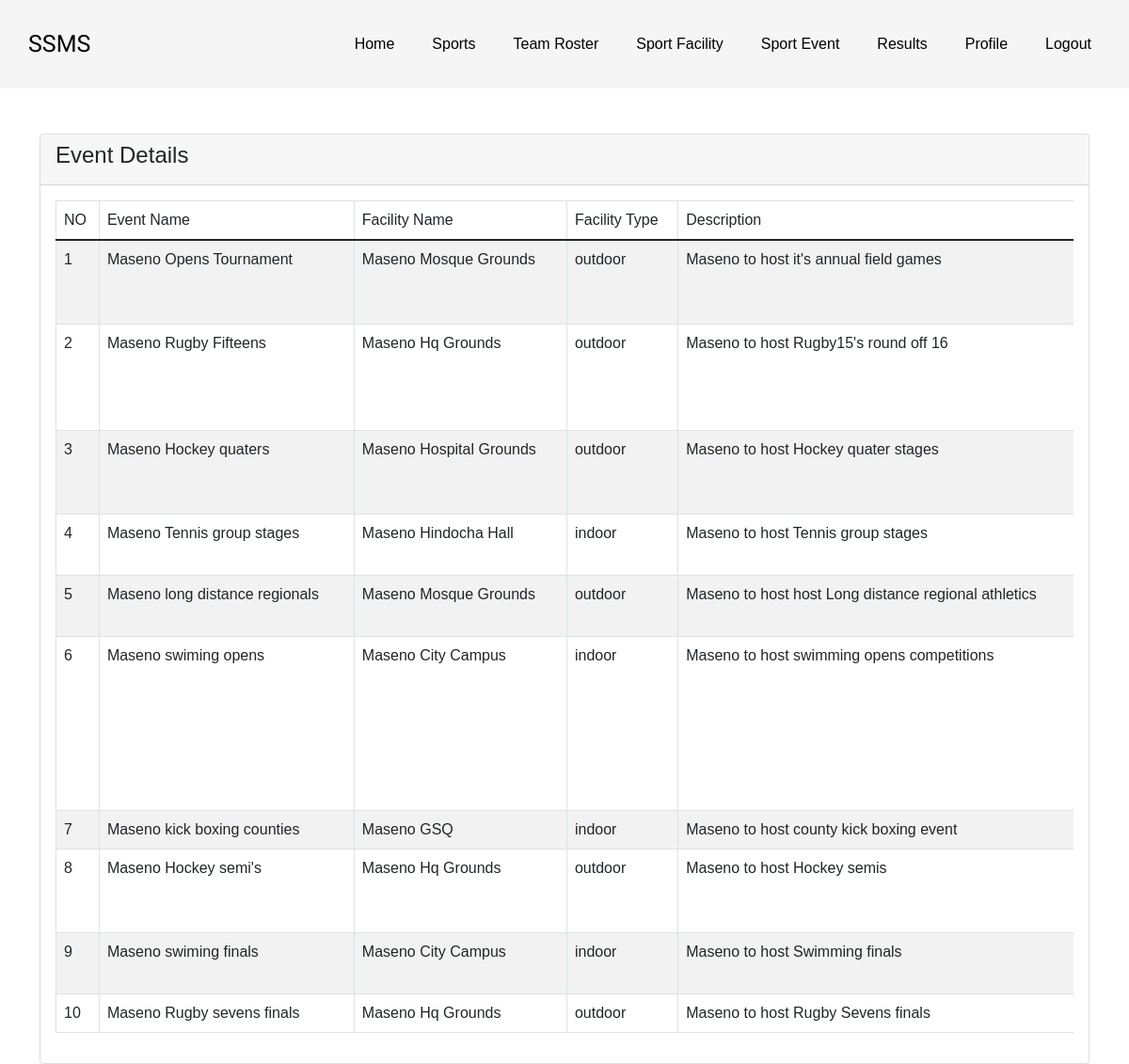
Page /student/student_event.php on the committed database.
### tables this page shows
CREATE TABLE `events` (
  `id` int(11) NOT NULL,
  `event_name` varchar(255) NOT NULL,
  `facility_name` int(11) DEFAULT NULL,
  `facility_type` enum('indoor','outdoor') NOT NULL,
  `description` text DEFAULT NULL,
  `start_date` date NOT NULL,
  `end_date` date NOT NULL,
  `event_time` time NOT NULL,
  `host_school` varchar(255) DEFAULT NULL,
  `participant_school` varchar(255) DEFAULT NULL
);

CREATE TABLE `facilities` (
  `id` int(11) NOT NULL,
  `facility_name` varchar(255) NOT NULL,
  `facility_type` enum('indoor','outdoor','arena') NOT NULL,
  `sports_available` text DEFAULT NULL,
  `capacity` int(11) DEFAULT NULL,
  `operating_time_start` time DEFAULT NULL,
  `operating_time_end` time DEFAULT NULL
);

### student/student_event.php (the view, shortened to what this page needs)
<?php
require '../includes/dbh.inc.php';
?>
<!doctype html>
<html lang="en">
<head>
    <link href="https://cdn.jsdelivr.net/npm/bootstrap@5.1.3/dist/css/bootstrap.min.css" rel="stylesheet">
</head>
<?php include('../includes/student_header.inc.php'); ?>
<body>
<div class="container mt-5">
    <div class="row">
        <div class="col-md-12">
            <div class="card">
                <div class="card-header">
                    <h4 class="d-flex justify-content-between align-items-center">
                        <span>Event Details</span>
                    </h4>
                </div>
                <div class="card-body">
                    <div class="table-responsive">
                        <div style="overflow-x: auto; width: 1800px;">
                            <table class="table table-bordered table-striped">
                                <thead>
                                    <tr>
                                        <th>NO</th>
                                        <th>Event Name</th>
                                        <th>Facility Name</th>
                                        <th>Facility Type</th>
                                        <th>Description</th>
                                    </tr>
                                </thead>
                                <tbody>
                                <?php
$query = "SELECT e.*, f.facility_name, hs.school_name AS host_school_name, GROUP_CONCAT(ps.school_id) AS participant_school
        FROM events e
        INNER JOIN facilities f ON e.facility_name = f.id
        INNER JOIN Schools hs ON e.host_school = hs.school_id
        INNER JOIN Schools ps ON FIND_IN_SET(ps.school_id, e.participant_school) > 0
        GROUP BY e.id";
$query_run = $pdo->query($query);
if ($query_run->rowCount() > 0) {
    $count = 0;
    foreach ($query_run as $event) {
        $count++;
?>
<tr>
    <td><?= $count; ?></td>
    <td><?= $event['event_name']; ?></td>
    <td><?= $event['facility_name']; ?></td>
    <td><?= $event['facility_type']; ?></td>
    <td><?= $event['description']; ?></td>
</tr>
<?php
    }
} else {
    echo "<h5>No Record Found!</h5>";
}
?>
                                </tbody>
                            </table>
                        </div>
                    </div>
                </div>
            </div>
        </div>
    </div>
</div>
</body>
</html>

### css/student_homepage.css (style rules this page uses)
body { margin: 0; box-sizing: border-box; font-family: Arial, sans-serif; }

### rows in the picture
events: event_name "Maseno Opens Tournament", facility_name.facility_name "Maseno Mosque Grounds", facility_type "outdoor", description "Maseno to host it's annual field games"
events: event_name "Maseno Rugby Fifteens", facility_name.facility_name "Maseno Hq Grounds", facility_type "outdoor", description "Maseno to host Rugby15's round off 16"
events: event_name "Maseno Hockey quaters", facility_name.facility_name "Maseno Hospital Grounds", facility_type "outdoor", description "Maseno to host Hockey quater stages"
events: event_name "Maseno Tennis group stages", facility_name.facility_name "Maseno Hindocha Hall", facility_type "indoor", description "Maseno to host Tennis group stages"
events: event_name "Maseno long distance regionals", facility_name.facility_name "Maseno Mosque Grounds", facility_type "outdoor", description "Maseno to host host Long distance regional athletics"
events: event_name "Maseno swiming opens", facility_name.facility_name "Maseno City Campus", facility_type "indoor", description "Maseno to host swimming opens competitions"
events: event_name "Maseno kick boxing counties", facility_name.facility_name "Maseno GSQ", facility_type "indoor", description "Maseno to host county kick boxing event"
events: event_name "Maseno Hockey semi's", facility_name.facility_name "Maseno Hq Grounds", facility_type "outdoor", description "Maseno to host Hockey semis"
events: event_name "Maseno swiming finals", facility_name.facility_name "Maseno City Campus", facility_type "indoor", description "Maseno to host Swimming finals"
events: event_name "Maseno Rugby sevens finals", facility_name.facility_name "Maseno Hq Grounds", facility_type "outdoor", description "Maseno to host Rugby Sevens finals"
